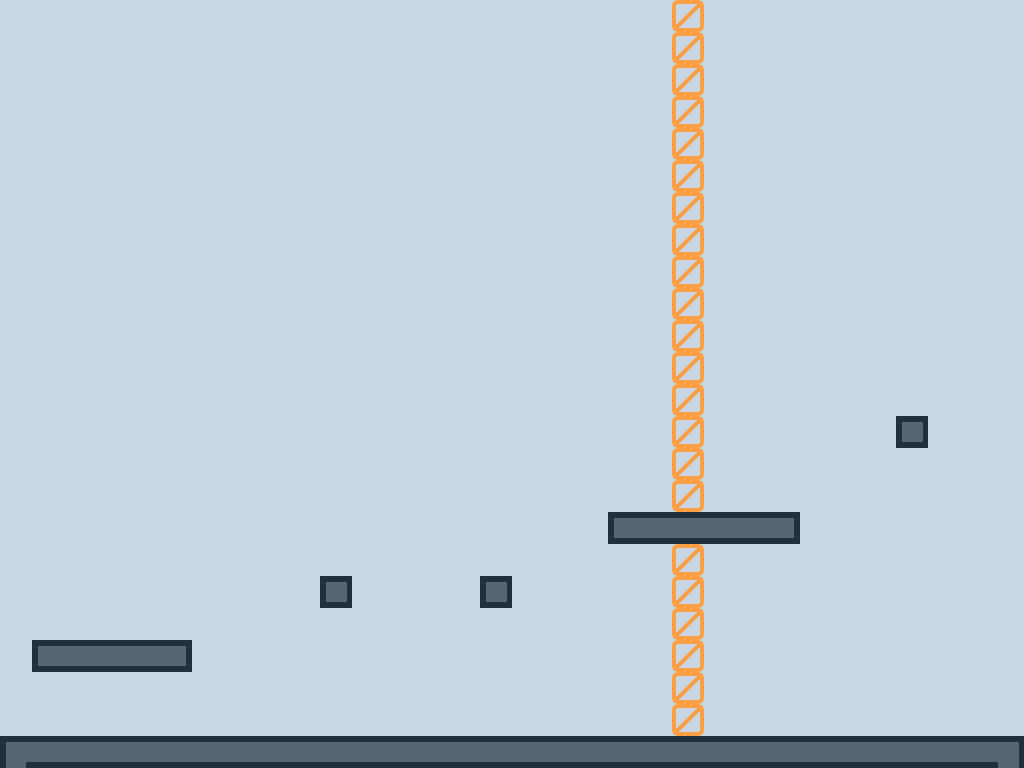

A level layout from a 2D game, rendered from its tile map. Below: a short description, then the map file with its tile-grid data intact:
An orthogonal 32x24 tile map with 32x32 px tiles, 2 tile layers (Ground, Barrier) and 11 objects.

<map version="1.2" tiledversion="1.3.1" orientation="orthogonal" renderorder="right-down" compressionlevel="0" width="32" height="24" tilewidth="32" tileheight="32" infinite="0" nextlayerid="12" nextobjectid="62">
 <tileset firstgid="1" source="tilemap.tsx" />
 <layer id="5" name="Ground" width="32" height="24">
  <data encoding="csv">
6,6,6,6,6,6,6,6,6,6,6,6,6,6,6,6,6,6,6,6,6,6,6,6,6,6,6,6,6,6,6,6,
6,6,6,6,6,6,6,6,6,6,6,6,6,6,6,6,6,6,6,6,6,6,6,6,6,6,6,6,6,6,6,6,
6,6,6,6,6,6,6,6,6,6,6,6,6,6,6,6,6,6,6,6,6,6,6,6,6,6,6,6,6,6,6,6,
6,6,6,6,6,6,6,6,6,6,6,6,6,6,6,6,6,6,6,6,6,6,6,6,6,6,6,6,6,6,6,6,
6,6,6,6,6,6,6,6,6,6,6,6,6,6,6,6,6,6,6,6,6,6,6,6,6,6,6,6,6,6,6,6,
6,6,6,6,6,6,6,6,6,6,6,6,6,6,6,6,6,6,6,6,6,6,6,6,6,6,6,6,6,6,6,6,
6,6,6,6,6,6,6,6,6,6,6,6,6,6,6,6,6,6,6,6,6,6,6,6,6,6,6,6,6,6,6,6,
6,6,6,6,6,6,6,6,6,6,6,6,6,6,6,6,6,6,6,6,6,6,6,6,6,6,6,6,6,6,6,6,
6,6,6,6,6,6,6,6,6,6,6,6,6,6,6,6,6,6,6,6,6,6,6,6,6,6,6,6,6,6,6,6,
6,6,6,6,6,6,6,6,6,6,6,6,6,6,6,6,6,6,6,6,6,6,6,6,6,6,6,6,6,6,6,6,
6,6,6,6,6,6,6,6,6,6,6,6,6,6,6,6,6,6,6,6,6,6,6,6,6,6,6,6,6,6,6,6,
6,6,6,6,6,6,6,6,6,6,6,6,6,6,6,6,6,6,6,6,6,6,6,6,6,6,6,6,6,6,6,6,
6,6,6,6,6,6,6,6,6,6,6,6,6,6,6,6,6,6,6,6,6,6,6,6,6,6,6,6,6,6,6,6,
6,6,6,6,6,6,6,6,6,6,6,6,6,6,6,6,6,6,6,6,6,6,6,6,6,6,6,6,40,6,6,6,
6,6,6,6,6,6,6,6,6,6,6,6,6,6,6,6,6,6,6,6,6,6,6,6,6,6,6,6,6,6,6,6,
6,6,6,6,6,6,6,6,6,6,6,6,6,6,6,6,6,6,6,6,6,6,6,6,6,6,6,6,6,6,6,6,
6,6,6,6,6,6,6,6,6,6,6,6,6,6,6,6,6,6,6,37,38,38,38,38,39,6,6,6,6,6,6,6,
6,6,6,6,6,6,6,6,6,6,6,6,6,6,6,6,6,6,6,6,6,6,6,6,6,6,6,6,6,6,6,6,
6,6,6,6,6,6,6,6,6,6,40,6,6,6,6,40,6,6,6,6,6,6,6,6,6,6,6,6,6,6,6,6,
6,6,6,6,6,6,6,6,6,6,6,6,6,6,6,6,6,6,6,6,6,6,6,6,6,6,6,6,6,6,6,6,
6,37,38,38,38,39,6,6,6,6,6,6,6,6,6,6,6,6,6,6,6,6,6,6,6,6,6,6,6,6,6,6,
6,6,6,6,6,6,6,6,6,6,6,6,6,6,6,6,6,6,6,6,6,6,6,6,6,6,6,6,6,6,6,6,
6,6,6,6,6,6,6,6,6,6,6,6,6,6,6,6,6,6,6,6,6,6,6,6,6,6,6,6,6,6,6,6,
1,2,2,2,2,2,2,2,2,2,2,2,2,2,2,2,2,2,2,2,2,2,2,2,2,2,2,2,2,2,2,3
</data>
 </layer>
 <layer id="10" name="Barrier" width="32" height="24">
  <data encoding="csv">
0,0,0,0,0,0,0,0,0,0,0,0,0,0,0,0,0,0,0,0,0,5,0,0,0,0,0,0,0,0,0,0,
0,0,0,0,0,0,0,0,0,0,0,0,0,0,0,0,0,0,0,0,0,5,0,0,0,0,0,0,0,0,0,0,
0,0,0,0,0,0,0,0,0,0,0,0,0,0,0,0,0,0,0,0,0,5,0,0,0,0,0,0,0,0,0,0,
0,0,0,0,0,0,0,0,0,0,0,0,0,0,0,0,0,0,0,0,0,5,0,0,0,0,0,0,0,0,0,0,
0,0,0,0,0,0,0,0,0,0,0,0,0,0,0,0,0,0,0,0,0,5,0,0,0,0,0,0,0,0,0,0,
0,0,0,0,0,0,0,0,0,0,0,0,0,0,0,0,0,0,0,0,0,5,0,0,0,0,0,0,0,0,0,0,
0,0,0,0,0,0,0,0,0,0,0,0,0,0,0,0,0,0,0,0,0,5,0,0,0,0,0,0,0,0,0,0,
0,0,0,0,0,0,0,0,0,0,0,0,0,0,0,0,0,0,0,0,0,5,0,0,0,0,0,0,0,0,0,0,
0,0,0,0,0,0,0,0,0,0,0,0,0,0,0,0,0,0,0,0,0,5,0,0,0,0,0,0,0,0,0,0,
0,0,0,0,0,0,0,0,0,0,0,0,0,0,0,0,0,0,0,0,0,5,0,0,0,0,0,0,0,0,0,0,
0,0,0,0,0,0,0,0,0,0,0,0,0,0,0,0,0,0,0,0,0,5,0,0,0,0,0,0,0,0,0,0,
0,0,0,0,0,0,0,0,0,0,0,0,0,0,0,0,0,0,0,0,0,5,0,0,0,0,0,0,0,0,0,0,
0,0,0,0,0,0,0,0,0,0,0,0,0,0,0,0,0,0,0,0,0,5,0,0,0,0,0,0,0,0,0,0,
0,0,0,0,0,0,0,0,0,0,0,0,0,0,0,0,0,0,0,0,0,5,0,0,0,0,0,0,0,0,0,0,
0,0,0,0,0,0,0,0,0,0,0,0,0,0,0,0,0,0,0,0,0,5,0,0,0,0,0,0,0,0,0,0,
0,0,0,0,0,0,0,0,0,0,0,0,0,0,0,0,0,0,0,0,0,5,0,0,0,0,0,0,0,0,0,0,
0,0,0,0,0,0,0,0,0,0,0,0,0,0,0,0,0,0,0,0,0,0,0,0,0,0,0,0,0,0,0,0,
0,0,0,0,0,0,0,0,0,0,0,0,0,0,0,0,0,0,0,0,0,5,0,0,0,0,0,0,0,0,0,0,
0,0,0,0,0,0,0,0,0,0,0,0,0,0,0,0,0,0,0,0,0,5,0,0,0,0,0,0,0,0,0,0,
0,0,0,0,0,0,0,0,0,0,0,0,0,0,0,0,0,0,0,0,0,5,0,0,0,0,0,0,0,0,0,0,
0,0,0,0,0,0,0,0,0,0,0,0,0,0,0,0,0,0,0,0,0,5,0,0,0,0,0,0,0,0,0,0,
0,0,0,0,0,0,0,0,0,0,0,0,0,0,0,0,0,0,0,0,0,5,0,0,0,0,0,0,0,0,0,0,
0,0,0,0,0,0,0,0,0,0,0,0,0,0,0,0,0,0,0,0,0,5,0,0,0,0,0,0,0,0,0,0,
0,0,0,0,0,0,0,0,0,0,0,0,0,0,0,0,0,0,0,0,0,0,0,0,0,0,0,0,0,0,0,0
</data>
 </layer>
 <objectgroup id="11" name="Barriers">
  <object id="59" x="672" y="0" width="32" height="512" />
  <object id="60" x="672" y="544" width="32" height="192" />
 </objectgroup>
 <objectgroup id="6" name="Static">
  <object id="31" x="0" y="736" width="1024" height="32" />
  <object id="38" x="32" y="642" width="160" height="32" />
  <object id="40" x="320" y="576" width="32" height="32" />
  <object id="41" x="480" y="576" width="32" height="32" />
  <object id="42" x="608" y="512" width="190.667" height="32" />
  <object id="44" x="896.667" y="416" width="32" height="32" />
 </objectgroup>
 <objectgroup id="9" name="Dynamic">
  <object id="51" gid="40" x="626.667" y="394.667" width="32" height="32">
   <properties>
    <property name="Density" type="float" value="10" />
    <property name="Friction" type="float" value="0.2" />
    <property name="Restitution" type="float" value="0" />
    <property name="Sensor" type="bool" value="false" />
    <property name="UserData" value="ground" />
   </properties>
  </object>
  <object id="54" gid="40" x="734.667" y="394.667" width="32" height="32">
   <properties>
    <property name="Density" type="float" value="10" />
    <property name="Friction" type="float" value="0.2" />
    <property name="Restitution" type="float" value="0" />
    <property name="Sensor" type="bool" value="false" />
    <property name="UserData" value="ground" />
   </properties>
  </object>
  <object id="56" gid="40" x="376" y="448" width="32" height="32">
   <properties>
    <property name="Density" type="float" value="10" />
    <property name="Friction" type="float" value="0.2" />
    <property name="Restitution" type="float" value="1" />
    <property name="Sensor" type="bool" value="false" />
    <property name="UserData" value="ground" />
   </properties>
  </object>
 </objectgroup>
</map>